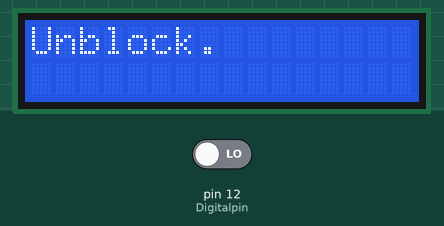
This sketch was run on a simulated Arduino Uno, built with avr-gcc and run on an emulated ATmega328P. On the bench: 16×2 character LCD. The inputs (shaded band) are chosen by the test bench; at power-on: pin 12 (Digitalpin) LOW.

Above: at 1.2 s.
1.3 s: pin 12 (Digitalpin) driven HIGH
At 1.8 s:
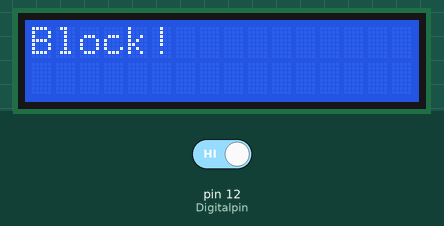
2.8 s: pin 12 (Digitalpin) driven LOW
At 4.1 s:
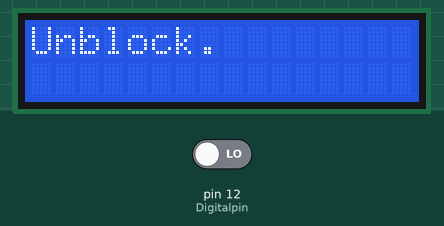
Timing chart, 0 to 5.8 s (numbered marks = the images above; inputs shaded):
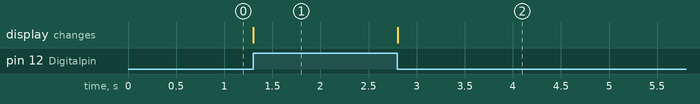

The sketch:

BBFuino_SN-E18-B03N1.ino
```cpp
#include <LiquidCrystal.h>  //include the header file for LCD
LiquidCrystal lcd (8, 9, 4, 5, 6, 7);
const int Digitalpin = 12;
int pinstate;

void setup()
{
  lcd.begin(16, 2);
  lcd.clear();
  lcd.setCursor(0, 0);
  pinMode (Digitalpin, INPUT);
}

void loop()
{
  pinstate = digitalRead(Digitalpin);
  if(pinstate == HIGH)
  {
    lcd.print("Block!  ");
  }
  else
  {
    lcd.print("Unblock.");
  }
    lcd.setCursor(0, 0);
}
```

Measured:
- after the input at 1.3 s, the display: changes at once (image 1)
- after the input at 2.8 s, the display: changes at once (image 2)
